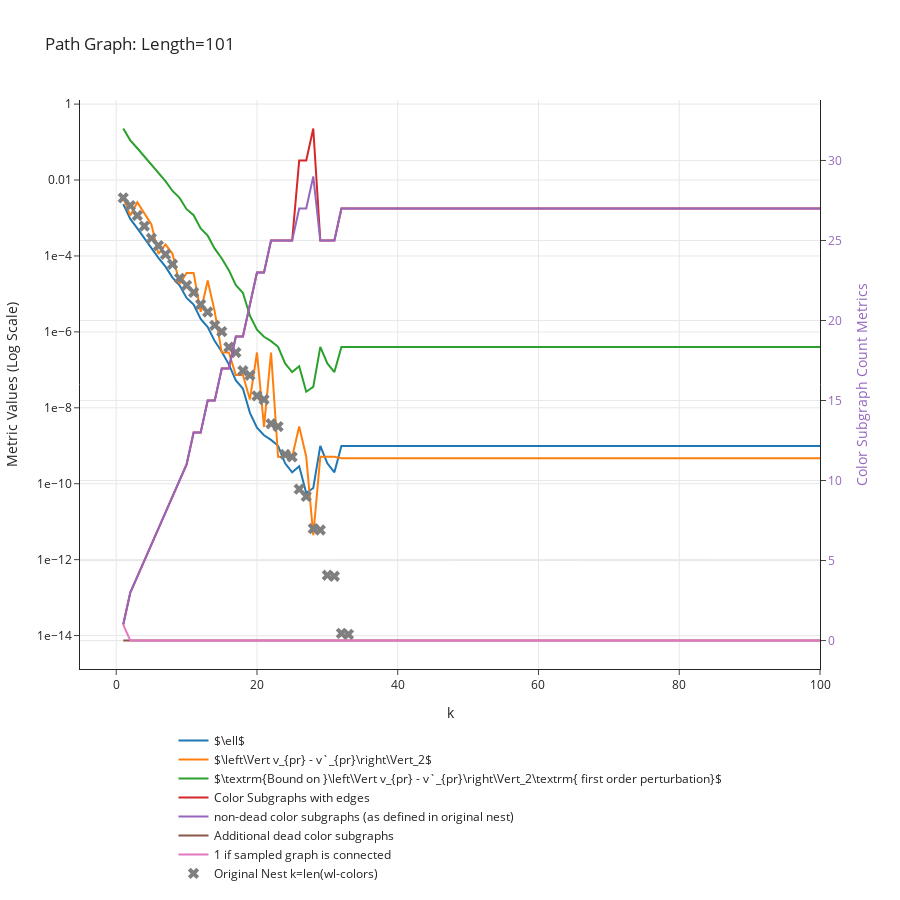

Notebook code cell kept with this figure:
### Code cell
n = 101  # Number of nodes for both graphs
G = nx.path_graph(n)

print("G edges", G.number_of_edges())

data_dict = get_convergence_data_of_nest(G, min_cluster_size = 1)
plot_convergence_data(data_dict, f"Path Graph: Length={n}")
